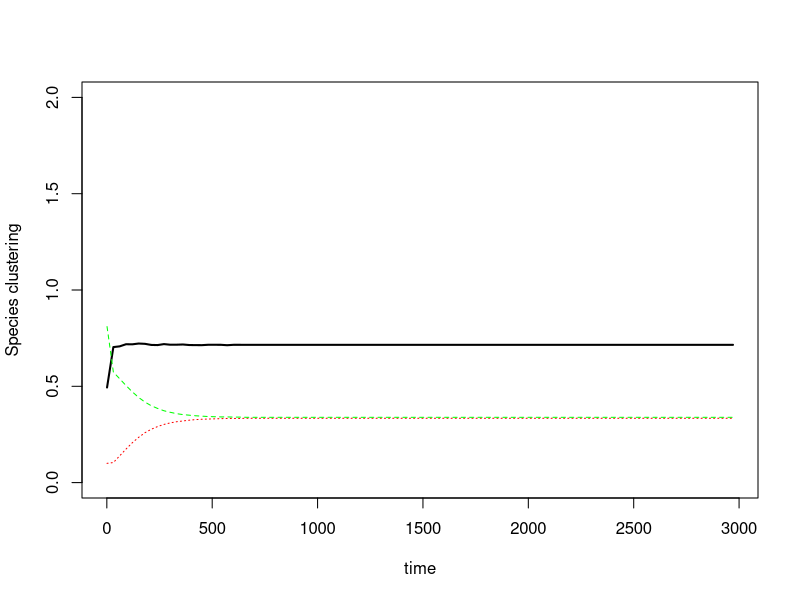

Source code (R):
#'#'##################################################################
#'  Pair approximation models with 3 states: nurse, protege, empty  #'
#'###################################################################'
library(deSolve)

drhonp <- function(rho, parms, z = 4) { 
	  with(parms,
(rho[4]- rho[2] - rho[1]) * (del * rho[5] + (1-del) * (z-1)/z * (rho[5] - rho[3] - rho[1])/(1- rho[5] - rho[4]))*(b- cn* rho[5] - cpn* rho[4] ) + (rho[5] - rho[3] - rho[1]) * (del * rho[4] + (1-del) * (z-1)/z * (rho[4] - rho[2] - rho[1])/(1- rho[5] - rho[4])) * (b- cp* rho[4] - cnp* rho[5] - g*( 1 - 1/z*n - ( z-1 )/z * (rho[5] - rho[3] - rho[1])/(1- rho[5] - rho[4])*n) ) - 2 * rho[1] * m

		          )
}

drhopp <- function(rho, parms, z = 4) { 
	  with(parms,
2 * (rho[4] - rho[2] - rho[1]) *
		     (del * rho[4] + (1-del)/z +  (1-del) * (z-1)/z * (rho[4] - rho[2] - rho[1])/(1- rho[5] - rho[4])) *
		     (b- cp* rho[4] - cnp* rho[5] - g*( 1 - ( z-1 )/z * (rho[5] - rho[3] - rho[1])/(1- rho[5] - rho[4])*n) ) -
		     2 * rho[2] * m


	          )
}

drhonn <- function(rho, parms, z = 4) { 
	  with(parms,
2 * (rho[5] - rho[3] - rho[1]) *
		     ( del*rho[5] + (1-del)/z + (1-del) * (z-1)/z * (rho[5] - rho[3] - rho[1])/(1- rho[5] - rho[4]) )*
		     (b- cn* rho[5] - cpn* rho[4] ) - 2 * rho[3] * m  
	       )
}

drhop <- function(rho, parms, z = 4) { 
	  with(parms,                             
	(1- rho[5] - rho[4]) * (del * rho[4] +  (1-del) * (rho[4] - rho[2] - rho[1])/(1- rho[5] - rho[4])) *
		     (b- cp* rho[4] - cnp* rho[5] - g*( 1 - (rho[5] - rho[3] - rho[1])/(1- rho[5] - rho[4])*n) ) - rho[4] * m 
		             )
}

drhon <- function(rho, parms, z = 4) { 
	  with(parms,
(1- rho[4] - rho[5]) * ( del*rho[5] + (1-del) * (rho[5] - rho[3] - rho[1])/(1- rho[5] - rho[4]) ) *
		     (b- cn* rho[5] - cpn* rho[4] ) - rho[5] * m  
		           )
}

odesys <- function (t, rho, parms = modelparms) {
	  list(c(
		     drhonp(rho , parms) ,
		     drhopp(rho , parms) ,
		     drhonn(rho , parms) ,
		     drhop(rho  , parms) ,
		     drhon(rho  , parms)
		         ))
}

modelparms <- list(
		   del = 0.1,
		   b   = 0.8,
		   cn  = 0.2,
		   cp  = 0.2,
		   cnp = 0.05,
		   cpn = 0.2,
		   g   = 0.08,
		   n   = 1,
		   m   = 0.2
	  )

rhoini <- 0.1

rho <- c(rhonp = rhoini*0.4, # rho[1]
	 rhopp = rhoini*0.4 , # rho[2]
	 rhonn = (1-rhoini)*0.6, # rho[3]
	 rhop  = rhoini,  # rho[4]
	 rhon  = (1-rhoini)*0.9   # rho[5]
		          )
runmodel <- ode(y = rho, func = odesys, times = seq(1, 3000, 30), parms = modelparms)

# transfer into ouput and calculate missing rho values
out       <- as.data.frame(runmodel)
out  <- round(out,3)
out$rho0  <- 1 - out$rhop - out$rhon
out$rhop0 <- with(out, rhop-rhonp-rhopp)
out$rhon0 <- with(out, rhon-rhonp-rhonn)
out$rho00 <- with(out, rho0-rhon0-rhop0)
out$Cnp   <- with(out, (rhonp/rhon)/rhop)

# out$Cpn <- with(out, rhonp
# plot
plot(Cnp ~ time, data = out, type = "l", lwd = 2, ylab = "Species clustering", ylim = c(0,2))
lines(rhop ~ time, data = out, lty = 3, col="red")
lines(rhon ~ time, data = out, lty = 2, col="green")
